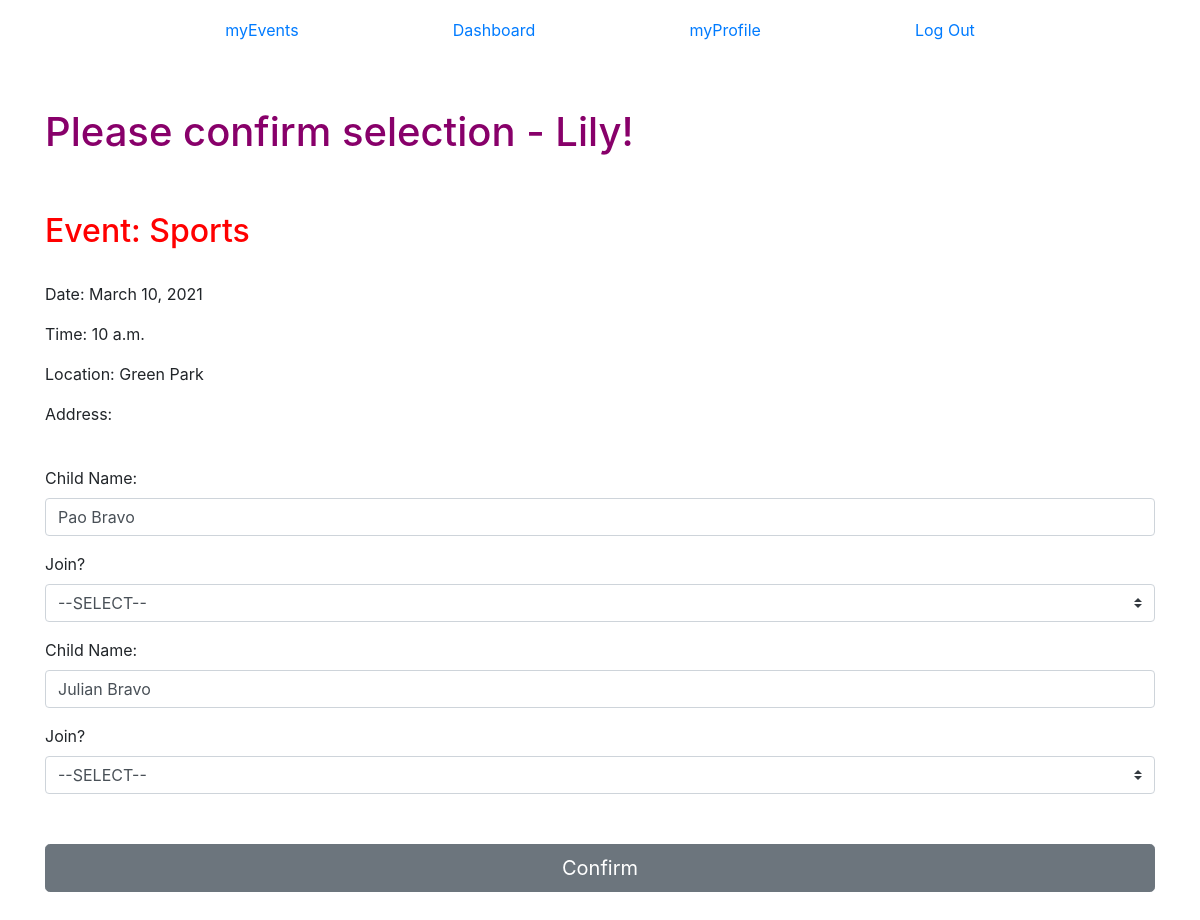
/ABC/event/1/newJoin (signed in), run on an earlier commit of the app's database.
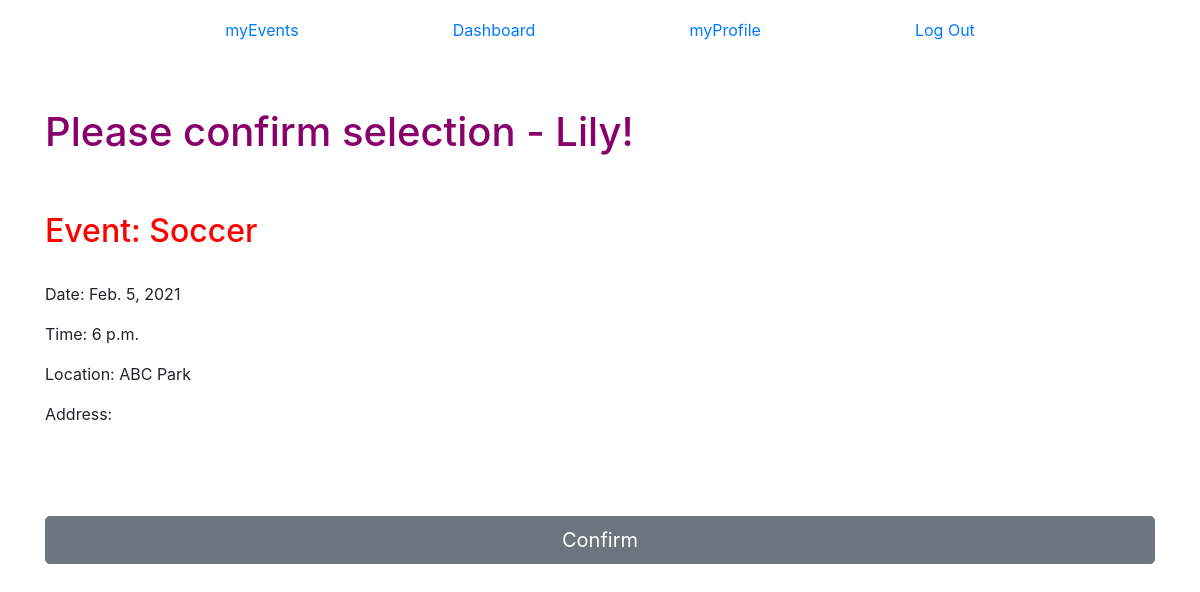
And on a later commit of the database.
### group_app/models.py (models this page shows, shortened)
class Event(models.Model):
    event_name = models.CharField(max_length=250)
    location = models.CharField(max_length=250)
    event_date = models.DateField()
    event_time = models.TimeField()
    max_capacity = models.IntegerField()
    current_enrolled = models.IntegerField(default=0)
    action_class_full = models.BooleanField(default=False)
    street_address = models.CharField(max_length=255)
    city = models.CharField(max_length=60)
    state = models.CharField(max_length=2)
    zip_code = models.CharField(max_length=5)
    child_event = models.ManyToManyField(Child, related_name='enrolled_child')
    user_event = models.ManyToManyField(User, related_name='enrolled_user')

class Child(models.Model):
    first_name = models.CharField(max_length=50)
    last_name = models.CharField(max_length=50)
    birth_date = models.DateTimeField()
    gender = models.CharField(max_length=10)
    age = models.IntegerField()
    program = models.CharField(max_length=20)
    created_at = models.DateTimeField(auto_now_add=True)
    updated_at = models.DateTimeField(auto_now=True)
    parent_child = models.ForeignKey(
        User, related_name="enrolled_parent", on_delete=models.CASCADE)
    objects = ChildManager()
    def full_name(self):
        return f"{self.first_name} {self.last_name}"

### group_app/views.py (the view)
# urls.py: path('event/<int:event_id>/newJoin', views.viewJoin),
def viewJoin(request, event_id):
    if 'user_id' not in request.session:
        return redirect('/ABC')
    user = User.objects.get(id=request.session['user_id'])
    children = user.enrolled_parent.all()
    event = Event.objects.get(id=event_id)
    context = {
        'user': user,
        'children': children,
        'user_event': event,
    }
    return render(request, 'newJoin.html', context)

### group_app/templates/newJoin.html (shortened to what this page needs)
<!DOCTYPE html>
<html lang="en">
<head>
    <link href="https://stackpath.bootstrapcdn.com/bootstrap/4.5.0/css/bootstrap.min.css" rel="stylesheet"
>
    {% load static %}
    <link rel="stylesheet" href="{% static 'css/style.css' %}">
</head>
<body>
    <div class="container">
        <nav class="navbar">
            <a href="/ABC/myEvents">myEvents</a>
            <a href="/ABC/dashboard">Dashboard</a>
            <a href="/ABC/myProfile">myProfile</a>
            <a class="float-right" href="/ABC/logout">Log Out</a>
        </nav>
        <br>
        <br>
        <section id="event_info">
            <div>
                <h1>Please confirm selection - {{ user.first_name }}!</h1>
            </div>
            <br>
            <br>
            <h2>Event: {{ user_event.event_name }}</h2>
            <br>
            <p>Date: {{ user_event.event_date }}</p>
            <p>Time: {{ user_event.event_time }}</p>
            <p>Location: {{ user_event.location }}</a></p>
            <p>Address: {{ user_event.full_address }}</p>
        </section>
        <br>
        <section id="child_info">
            <div>
                <form action="/ABC/{{user_event.id}}/confirmJoin" method="POST">
                    {% for child in children %}
                    <div class="form-group">
                        <label for="name">Child Name:</label>
                        <input type="text" class="form-control" value="{{child.full_name}}">
                    </div>
                    <div class="form-group">
                        <label for="join">Join?</label>
                        <select class="custom-select" id="selector" name="dropdown">
                            <option value="none">--SELECT--</option>
                        </select>
                    </div>
                    {% endfor %}
                    <div class="form-group">
                        <button class="btn btn-secondary btn-lg btn-block" type="submit" id="btn">Confirm</button>
                    </div>
                </form>
            </div>
            <br>
            <br>
        </section>
    </div>
</body>
</html>

What changed in the data, as far as the page shows it:
removed Child: full_name "Pao Bravo"
removed Child: full_name "Julian Bravo"
changed Event: event_name "Sports" → "Soccer"; event_date "March 10, 2021" → "Feb. 5, 2021"; event_time "10 a.m." → "6 p.m."; location "Green Park" → "ABC Park"
